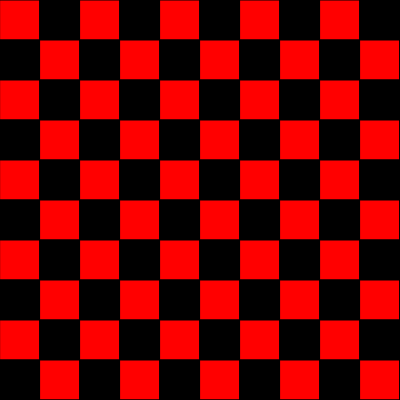
Frame 1 (no input)
Frame 60 (no input): identical to frame 1, image omitted
Frame 120 (the mouse pressed at the canvas centre since frame 60): identical to frame 1, image omitted

The p5.js sketch that drew this single still picture (run headless with seeded random() and noise() and a simulated clock; from frame 60 on, the mouse is pressed at the canvas centre):

// p5.js sketch
// ── sketch.js
// checkerboard with if to run once
//https://editor.p5js.org/benjamin.bergery/sketches/N7bfhhT7f

let rouge=255;
let icount=0;

function setup() {
  createCanvas(400, 400);
}

function draw() {
  if (icount ==0)
  // to prevent flicker
  {
  checkerboard () 
  }
}

 function checkerboard(){
 for (let x = 0; x <= width; x += width / 10) { 
     for (let y = 0; y <= height; y += height / 10) {
      fill(rouge, 0, 0);
       // color it black or red
      rect(x, y, width / 10, width / 10);
      if (rouge==0) {rouge=255;}
       // if black make red for next square
      else {rouge=0}
       // otherwise make black
       icount = icount + 1;
      console.log("icount = "+icount);
    }     
  }    
 }

// NOTES 
// WHY THIS WORKS
// line 17 is true only ONCE
// so checkerboard only runs ONCE
